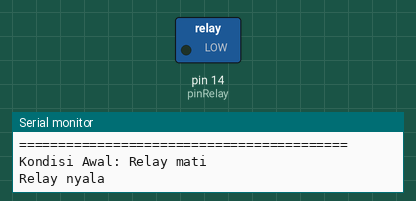
Simulated run of this sketch. Board: Arduino Uno, built with avr-gcc and run on an emulated ATmega328P. Parts: switched loads named in the sketch (green lamp = pin HIGH), the last lines printed to the serial monitor.

Above: at 12.0 s.
At 14.0 s:
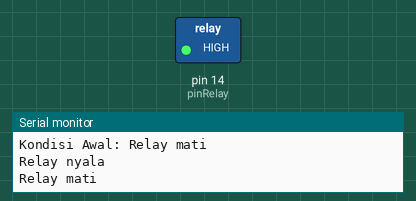
Timing chart, 0 to 16.2 s (numbered marks = the images above):
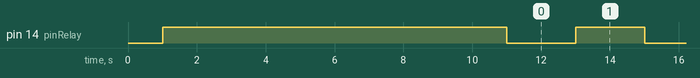

Measured:
- by itself, pin 14 (pinRelay): alternates HIGH for 2.0 s and LOW for 2.0 s

The sketch:

test-relay.ino
```cpp
const uint8_t pinRelay = 14;
bool statusRelayNyala = false;

void setup() {
  Serial.begin(115200);
  delay(1000);
  Serial.println("==========================================");
  Serial.println("     Pengujian modul relay       ");
  Serial.println("==========================================");

  pinMode(pinRelay, OUTPUT);

  digitalWrite(pinRelay, HIGH);
  Serial.println("Kondisi Awal: Relay mati");
  delay(10000);
}

void loop() {
  if (statusRelayNyala) {
    digitalWrite(pinRelay, HIGH);
    statusRelayNyala = false;
    Serial.println("Relay mati");
  } else {
    digitalWrite(pinRelay, LOW);
    statusRelayNyala = true;
    Serial.println("Relay nyala");
  }

  delay(2000);
}
```
